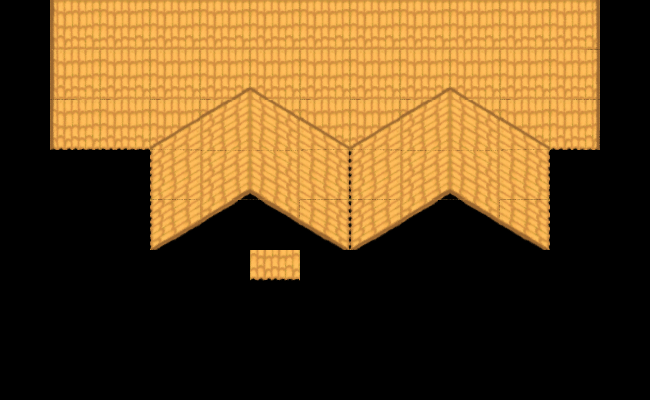

This game map was drawn from its Tiled (.tmx) file and the tilesets committed beside it. A one-line description and the trimmed map source follow:
An orthogonal 13x8 tile map with 50x50 px tiles, 3 tile layers (back, deco, front).

<map version="1.0" orientation="orthogonal" renderorder="right-down" width="13" height="8" tilewidth="50" tileheight="50" nextobjectid="1">
 <tileset firstgid="1" name="roofs" tilewidth="50" tileheight="50" tilecount="100">
  <image source="roofs.png" width="500" height="500" />
 </tileset>
 <layer name="back" width="13" height="8">
  <data>[104 cells, 33 non-empty, 9 distinct tile ids]</data>
 </layer>
 <layer name="deco" width="13" height="8">
  <data>[104 cells, 1 non-empty, 1 distinct tile ids]</data>
 </layer>
 <layer name="front" width="13" height="8">
  <data>[104 cells, 28 non-empty, 14 distinct tile ids]</data>
 </layer>
</map>
